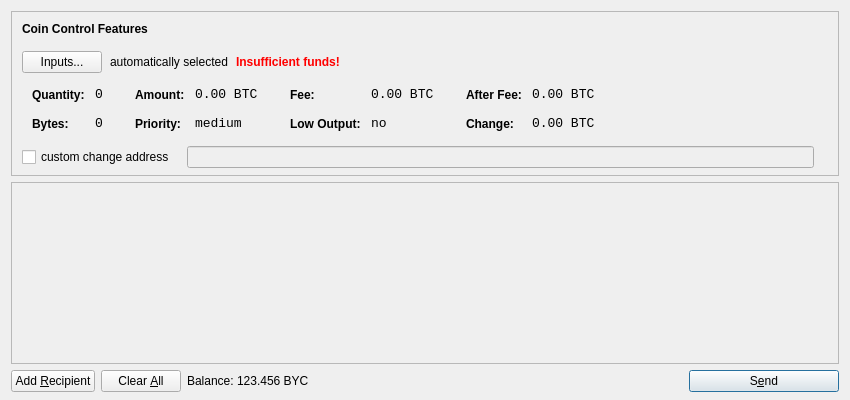
<?xml version="1.0" encoding="UTF-8"?>
<ui version="4.0">
 <class>SendCoinsDialog</class>
 <widget class="QDialog" name="SendCoinsDialog">
  <property name="geometry">
   <rect>
    <x>0</x>
    <y>0</y>
    <width>850</width>
    <height>400</height>
   </rect>
  </property>
  <property name="windowTitle">
   <string>Send Coins</string>
  </property>
  <layout class="QVBoxLayout" name="verticalLayout" stretch="0,1,0">
   <property name="bottomMargin">
    <number>8</number>
   </property>
   <item>
    <widget class="QFrame" name="frameCoinControl">
     <property name="sizePolicy">
      <sizepolicy hsizetype="Expanding" vsizetype="Expanding">
       <horstretch>0</horstretch>
       <verstretch>0</verstretch>
      </sizepolicy>
     </property>
     <property name="maximumSize">
      <size>
       <width>16777215</width>
       <height>16777215</height>
      </size>
     </property>
     <property name="frameShape">
      <enum>QFrame::StyledPanel</enum>
     </property>
     <property name="frameShadow">
      <enum>QFrame::Sunken</enum>
     </property>
     <layout class="QVBoxLayout" name="verticalLayoutCoinControl2">
      <property name="spacing">
       <number>-1</number>
      </property>
      <property name="leftMargin">
       <number>0</number>
      </property>
      <property name="topMargin">
       <number>0</number>
      </property>
      <property name="rightMargin">
       <number>0</number>
      </property>
      <property name="bottomMargin">
       <number>6</number>
      </property>
      <item>
       <layout class="QVBoxLayout" name="verticalLayoutCoinControl" stretch="0,0,0,0,1">
        <property name="spacing">
         <number>0</number>
        </property>
        <property name="leftMargin">
         <number>10</number>
        </property>
        <property name="topMargin">
         <number>10</number>
        </property>
        <item>
         <layout class="QHBoxLayout" name="horizontalLayoutCoinControl1">
          <property name="bottomMargin">
           <number>15</number>
          </property>
          <item>
           <widget class="QLabel" name="labelCoinControlFeatures">
            <property name="sizePolicy">
             <sizepolicy hsizetype="Preferred" vsizetype="Maximum">
              <horstretch>0</horstretch>
              <verstretch>0</verstretch>
             </sizepolicy>
            </property>
            <property name="font">
             <font>
              <weight>75</weight>
              <bold>true</bold>
             </font>
            </property>
            <property name="styleSheet">
             <string notr="true">font-weight:bold;</string>
            </property>
            <property name="text">
             <string>Coin Control Features</string>
            </property>
           </widget>
          </item>
         </layout>
        </item>
        <item>
         <layout class="QHBoxLayout" name="horizontalLayoutCoinControl2" stretch="0,0,0,0">
          <property name="spacing">
           <number>8</number>
          </property>
          <property name="bottomMargin">
           <number>10</number>
          </property>
          <item>
           <widget class="QPushButton" name="pushButtonCoinControl">
            <property name="styleSheet">
             <string notr="true"/>
            </property>
            <property name="text">
             <string>Inputs...</string>
            </property>
           </widget>
          </item>
          <item>
           <widget class="QLabel" name="labelCoinControlAutomaticallySelected">
            <property name="text">
             <string>automatically selected</string>
            </property>
            <property name="margin">
             <number>5</number>
            </property>
           </widget>
          </item>
          <item>
           <widget class="QLabel" name="labelCoinControlInsuffFunds">
            <property name="font">
             <font>
              <weight>75</weight>
              <bold>true</bold>
             </font>
            </property>
            <property name="styleSheet">
             <string notr="true">color:red;font-weight:bold;</string>
            </property>
            <property name="text">
             <string>Insufficient funds!</string>
            </property>
            <property name="margin">
             <number>5</number>
            </property>
           </widget>
          </item>
          <item>
           <spacer name="horizontalSpacerCoinControl">
            <property name="orientation">
             <enum>Qt::Horizontal</enum>
            </property>
            <property name="sizeHint" stdset="0">
             <size>
              <width>40</width>
              <height>1</height>
             </size>
            </property>
           </spacer>
          </item>
         </layout>
        </item>
        <item>
         <widget class="QWidget" name="widgetCoinControl" native="true">
          <property name="sizePolicy">
           <sizepolicy hsizetype="Preferred" vsizetype="Preferred">
            <horstretch>0</horstretch>
            <verstretch>0</verstretch>
           </sizepolicy>
          </property>
          <property name="minimumSize">
           <size>
            <width>0</width>
            <height>0</height>
           </size>
          </property>
          <property name="styleSheet">
           <string notr="true"/>
          </property>
          <layout class="QHBoxLayout" name="horizontalLayoutCoinControl5">
           <property name="margin">
            <number>0</number>
           </property>
           <item>
            <layout class="QHBoxLayout" name="horizontalLayoutCoinControl3" stretch="0,0,0,1">
             <property name="spacing">
              <number>20</number>
             </property>
             <property name="topMargin">
              <number>0</number>
             </property>
             <property name="bottomMargin">
              <number>10</number>
             </property>
             <item>
              <layout class="QFormLayout" name="formLayoutCoinControl1">
               <property name="horizontalSpacing">
                <number>10</number>
               </property>
               <property name="verticalSpacing">
                <number>14</number>
               </property>
               <property name="leftMargin">
                <number>10</number>
               </property>
               <property name="topMargin">
                <number>4</number>
               </property>
               <property name="rightMargin">
                <number>6</number>
               </property>
               <item row="0" column="0">
                <widget class="QLabel" name="labelCoinControlQuantityText">
                 <property name="styleSheet">
                  <string notr="true">font-weight:bold;</string>
                 </property>
                 <property name="text">
                  <string>Quantity:</string>
                 </property>
                 <property name="margin">
                  <number>0</number>
                 </property>
                </widget>
               </item>
               <item row="0" column="1">
                <widget class="QLabel" name="labelCoinControlQuantity">
                 <property name="font">
                  <font>
                   <family>Monospace</family>
                   <pointsize>10</pointsize>
                  </font>
                 </property>
                 <property name="cursor">
                  <cursorShape>IBeamCursor</cursorShape>
                 </property>
                 <property name="contextMenuPolicy">
                  <enum>Qt::ActionsContextMenu</enum>
                 </property>
                 <property name="text">
                  <string notr="true">0</string>
                 </property>
                 <property name="margin">
                  <number>0</number>
                 </property>
                 <property name="textInteractionFlags">
                  <set>Qt::LinksAccessibleByMouse|Qt::TextSelectableByKeyboard|Qt::TextSelectableByMouse</set>
                 </property>
                </widget>
               </item>
               <item row="1" column="0">
                <widget class="QLabel" name="labelCoinControlBytesText">
                 <property name="styleSheet">
                  <string notr="true">font-weight:bold;</string>
                 </property>
                 <property name="text">
                  <string>Bytes:</string>
                 </property>
                </widget>
               </item>
               <item row="1" column="1">
                <widget class="QLabel" name="labelCoinControlBytes">
                 <property name="font">
                  <font>
                   <family>Monospace</family>
                   <pointsize>10</pointsize>
                  </font>
                 </property>
                 <property name="cursor">
                  <cursorShape>IBeamCursor</cursorShape>
                 </property>
                 <property name="contextMenuPolicy">
                  <enum>Qt::ActionsContextMenu</enum>
                 </property>
                 <property name="text">
                  <string notr="true">0</string>
                 </property>
                 <property name="textInteractionFlags">
                  <set>Qt::LinksAccessibleByMouse|Qt::TextSelectableByKeyboard|Qt::TextSelectableByMouse</set>
                 </property>
                </widget>
               </item>
              </layout>
             </item>
             <item>
              <layout class="QFormLayout" name="formLayoutCoinControl2">
               <property name="horizontalSpacing">
                <number>10</number>
               </property>
               <property name="verticalSpacing">
                <number>14</number>
               </property>
               <property name="leftMargin">
                <number>6</number>
               </property>
               <property name="topMargin">
                <number>4</number>
               </property>
               <property name="rightMargin">
                <number>6</number>
               </property>
               <item row="0" column="0">
                <widget class="QLabel" name="labelCoinControlAmountText">
                 <property name="styleSheet">
                  <string notr="true">font-weight:bold;</string>
                 </property>
                 <property name="text">
                  <string>Amount:</string>
                 </property>
                 <property name="margin">
                  <number>0</number>
                 </property>
                </widget>
               </item>
               <item row="0" column="1">
                <widget class="QLabel" name="labelCoinControlAmount">
                 <property name="font">
                  <font>
                   <family>Monospace</family>
                   <pointsize>10</pointsize>
                  </font>
                 </property>
                 <property name="cursor">
                  <cursorShape>IBeamCursor</cursorShape>
                 </property>
                 <property name="contextMenuPolicy">
                  <enum>Qt::ActionsContextMenu</enum>
                 </property>
                 <property name="text">
                  <string notr="true">0.00 BTC</string>
                 </property>
                 <property name="textInteractionFlags">
                  <set>Qt::LinksAccessibleByMouse|Qt::TextSelectableByKeyboard|Qt::TextSelectableByMouse</set>
                 </property>
                </widget>
               </item>
               <item row="1" column="0">
                <widget class="QLabel" name="labelCoinControlPriorityText">
                 <property name="styleSheet">
                  <string notr="true">font-weight:bold;</string>
                 </property>
                 <property name="text">
                  <string>Priority:</string>
                 </property>
                </widget>
               </item>
               <item row="1" column="1">
                <widget class="QLabel" name="labelCoinControlPriority">
                 <property name="font">
                  <font>
                   <family>Monospace</family>
                   <pointsize>10</pointsize>
                  </font>
                 </property>
                 <property name="cursor">
                  <cursorShape>IBeamCursor</cursorShape>
                 </property>
                 <property name="contextMenuPolicy">
                  <enum>Qt::ActionsContextMenu</enum>
                 </property>
                 <property name="text">
                  <string>medium</string>
                 </property>
                 <property name="textInteractionFlags">
                  <set>Qt::LinksAccessibleByMouse|Qt::TextSelectableByKeyboard|Qt::TextSelectableByMouse</set>
                 </property>
                </widget>
               </item>
              </layout>
             </item>
             <item>
              <layout class="QFormLayout" name="formLayoutCoinControl3">
               <property name="horizontalSpacing">
                <number>10</number>
               </property>
               <property name="verticalSpacing">
                <number>14</number>
               </property>
               <property name="leftMargin">
                <number>6</number>
               </property>
               <property name="topMargin">
                <number>4</number>
               </property>
               <property name="rightMargin">
                <number>6</number>
               </property>
               <item row="0" column="0">
                <widget class="QLabel" name="labelCoinControlFeeText">
                 <property name="styleSheet">
                  <string notr="true">font-weight:bold;</string>
                 </property>
                 <property name="text">
                  <string>Fee:</string>
                 </property>
                 <property name="margin">
                  <number>0</number>
                 </property>
                </widget>
               </item>
               <item row="0" column="1">
                <widget class="QLabel" name="labelCoinControlFee">
                 <property name="font">
                  <font>
                   <family>Monospace</family>
                   <pointsize>10</pointsize>
                  </font>
                 </property>
                 <property name="cursor">
                  <cursorShape>IBeamCursor</cursorShape>
                 </property>
                 <property name="contextMenuPolicy">
                  <enum>Qt::ActionsContextMenu</enum>
                 </property>
                 <property name="text">
                  <string notr="true">0.00 BTC</string>
                 </property>
                 <property name="textInteractionFlags">
                  <set>Qt::LinksAccessibleByMouse|Qt::TextSelectableByKeyboard|Qt::TextSelectableByMouse</set>
                 </property>
                </widget>
               </item>
               <item row="1" column="0">
                <widget class="QLabel" name="labelCoinControlLowOutputText">
                 <property name="styleSheet">
                  <string notr="true">font-weight:bold;</string>
                 </property>
                 <property name="text">
                  <string>Low Output:</string>
                 </property>
                </widget>
               </item>
               <item row="1" column="1">
                <widget class="QLabel" name="labelCoinControlLowOutput">
                 <property name="font">
                  <font>
                   <family>Monospace</family>
                   <pointsize>10</pointsize>
                  </font>
                 </property>
                 <property name="cursor">
                  <cursorShape>IBeamCursor</cursorShape>
                 </property>
                 <property name="contextMenuPolicy">
                  <enum>Qt::ActionsContextMenu</enum>
                 </property>
                 <property name="text">
                  <string>no</string>
                 </property>
                 <property name="textInteractionFlags">
                  <set>Qt::LinksAccessibleByMouse|Qt::TextSelectableByKeyboard|Qt::TextSelectableByMouse</set>
                 </property>
                </widget>
               </item>
              </layout>
             </item>
             <item>
              <layout class="QFormLayout" name="formLayoutCoinControl4">
               <property name="horizontalSpacing">
                <number>10</number>
               </property>
               <property name="verticalSpacing">
                <number>14</number>
               </property>
               <property name="leftMargin">
                <number>6</number>
               </property>
               <property name="topMargin">
                <number>4</number>
               </property>
               <property name="rightMargin">
                <number>6</number>
               </property>
               <item row="0" column="0">
                <widget class="QLabel" name="labelCoinControlAfterFeeText">
                 <property name="styleSheet">
                  <string notr="true">font-weight:bold;</string>
                 </property>
                 <property name="text">
                  <string>After Fee:</string>
                 </property>
                 <property name="margin">
                  <number>0</number>
                 </property>
                </widget>
               </item>
               <item row="0" column="1">
                <widget class="QLabel" name="labelCoinControlAfterFee">
                 <property name="font">
                  <font>
                   <family>Monospace</family>
                   <pointsize>10</pointsize>
                  </font>
                 </property>
                 <property name="cursor">
                  <cursorShape>IBeamCursor</cursorShape>
                 </property>
                 <property name="contextMenuPolicy">
                  <enum>Qt::ActionsContextMenu</enum>
                 </property>
                 <property name="text">
                  <string notr="true">0.00 BTC</string>
                 </property>
                 <property name="textInteractionFlags">
                  <set>Qt::LinksAccessibleByMouse|Qt::TextSelectableByKeyboard|Qt::TextSelectableByMouse</set>
                 </property>
                </widget>
               </item>
               <item row="1" column="0">
                <widget class="QLabel" name="labelCoinControlChangeText">
                 <property name="styleSheet">
                  <string notr="true">font-weight:bold;</string>
                 </property>
                 <property name="text">
                  <string>Change:</string>
                 </property>
                </widget>
               </item>
               <item row="1" column="1">
                <widget class="QLabel" name="labelCoinControlChange">
                 <property name="font">
                  <font>
                   <family>Monospace</family>
                   <pointsize>10</pointsize>
                  </font>
                 </property>
                 <property name="cursor">
                  <cursorShape>IBeamCursor</cursorShape>
                 </property>
                 <property name="contextMenuPolicy">
                  <enum>Qt::ActionsContextMenu</enum>
                 </property>
                 <property name="text">
                  <string notr="true">0.00 BTC</string>
                 </property>
                 <property name="textInteractionFlags">
                  <set>Qt::LinksAccessibleByMouse|Qt::TextSelectableByKeyboard|Qt::TextSelectableByMouse</set>
                 </property>
                </widget>
               </item>
              </layout>
             </item>
            </layout>
           </item>
          </layout>
         </widget>
        </item>
        <item>
         <layout class="QHBoxLayout" name="horizontalLayoutCoinControl4" stretch="0,0,0">
          <property name="spacing">
           <number>12</number>
          </property>
          <property name="sizeConstraint">
           <enum>QLayout::SetDefaultConstraint</enum>
          </property>
          <property name="topMargin">
           <number>5</number>
          </property>
          <property name="rightMargin">
           <number>5</number>
          </property>
          <item>
           <widget class="QCheckBox" name="checkBoxCoinControlChange">
            <property name="text">
             <string>custom change address</string>
            </property>
           </widget>
          </item>
          <item>
           <widget class="QLineEdit" name="lineEditCoinControlChange">
            <property name="enabled">
             <bool>false</bool>
            </property>
            <property name="sizePolicy">
             <sizepolicy hsizetype="Expanding" vsizetype="Fixed">
              <horstretch>0</horstretch>
              <verstretch>0</verstretch>
             </sizepolicy>
            </property>
           </widget>
          </item>
          <item>
           <widget class="QLabel" name="labelCoinControlChangeLabel">
            <property name="sizePolicy">
             <sizepolicy hsizetype="Preferred" vsizetype="Expanding">
              <horstretch>0</horstretch>
              <verstretch>0</verstretch>
             </sizepolicy>
            </property>
            <property name="minimumSize">
             <size>
              <width>0</width>
              <height>0</height>
             </size>
            </property>
            <property name="text">
             <string/>
            </property>
            <property name="margin">
             <number>3</number>
            </property>
           </widget>
          </item>
         </layout>
        </item>
        <item>
         <spacer name="verticalSpacerCoinControl">
          <property name="orientation">
           <enum>Qt::Vertical</enum>
          </property>
          <property name="sizeHint" stdset="0">
           <size>
            <width>800</width>
            <height>1</height>
           </size>
          </property>
         </spacer>
        </item>
       </layout>
      </item>
     </layout>
    </widget>
   </item>
   <item>
    <widget class="QScrollArea" name="scrollArea">
     <property name="widgetResizable">
      <bool>true</bool>
     </property>
     <widget class="QWidget" name="scrollAreaWidgetContents">
      <property name="geometry">
       <rect>
        <x>0</x>
        <y>0</y>
        <width>830</width>
        <height>165</height>
       </rect>
      </property>
      <layout class="QVBoxLayout" name="verticalLayout_2">
       <property name="margin">
        <number>0</number>
       </property>
       <item>
        <layout class="QVBoxLayout" name="entries">
         <property name="spacing">
          <number>6</number>
         </property>
        </layout>
       </item>
       <item>
        <spacer name="verticalSpacer">
         <property name="orientation">
          <enum>Qt::Vertical</enum>
         </property>
         <property name="sizeHint" stdset="0">
          <size>
           <width>20</width>
           <height>40</height>
          </size>
         </property>
        </spacer>
       </item>
      </layout>
     </widget>
    </widget>
   </item>
   <item>
    <layout class="QHBoxLayout" name="horizontalLayout">
     <item>
      <widget class="QPushButton" name="addButton">
       <property name="toolTip">
        <string>Send to multiple recipients at once</string>
       </property>
       <property name="text">
        <string>Add &amp;Recipient</string>
       </property>
       <property name="icon">
        <iconset resource="../bitcoin.qrc">
         <normaloff>:/icons/add</normaloff>:/icons/add</iconset>
       </property>
       <property name="autoDefault">
        <bool>false</bool>
       </property>
      </widget>
     </item>
     <item>
      <widget class="QPushButton" name="clearButton">
       <property name="sizePolicy">
        <sizepolicy hsizetype="Minimum" vsizetype="Fixed">
         <horstretch>0</horstretch>
         <verstretch>0</verstretch>
        </sizepolicy>
       </property>
       <property name="toolTip">
        <string>Remove all transaction fields</string>
       </property>
       <property name="text">
        <string>Clear &amp;All</string>
       </property>
       <property name="icon">
        <iconset resource="../bitcoin.qrc">
         <normaloff>:/icons/remove</normaloff>:/icons/remove</iconset>
       </property>
       <property name="autoRepeatDelay">
        <number>300</number>
       </property>
       <property name="autoDefault">
        <bool>false</bool>
       </property>
      </widget>
     </item>
     <item>
      <layout class="QHBoxLayout" name="horizontalLayout_2">
       <property name="spacing">
        <number>3</number>
       </property>
       <item>
        <widget class="QLabel" name="label">
         <property name="text">
          <string>Balance:</string>
         </property>
        </widget>
       </item>
       <item>
        <widget class="QLabel" name="labelBalance">
         <property name="cursor">
          <cursorShape>IBeamCursor</cursorShape>
         </property>
         <property name="text">
          <string>123.456 BYC</string>
         </property>
         <property name="textInteractionFlags">
          <set>Qt::LinksAccessibleByMouse|Qt::TextSelectableByKeyboard|Qt::TextSelectableByMouse</set>
         </property>
        </widget>
       </item>
      </layout>
     </item>
     <item>
      <spacer name="horizontalSpacer">
       <property name="orientation">
        <enum>Qt::Horizontal</enum>
       </property>
       <property name="sizeHint" stdset="0">
        <size>
         <width>40</width>
         <height>20</height>
        </size>
       </property>
      </spacer>
     </item>
     <item>
      <widget class="QPushButton" name="sendButton">
       <property name="minimumSize">
        <size>
         <width>150</width>
         <height>0</height>
        </size>
       </property>
       <property name="toolTip">
        <string>Confirm the send action</string>
       </property>
       <property name="text">
        <string>S&amp;end</string>
       </property>
       <property name="icon">
        <iconset resource="../bitcoin.qrc">
         <normaloff>:/icons/send</normaloff>:/icons/send</iconset>
       </property>
       <property name="default">
        <bool>true</bool>
       </property>
      </widget>
     </item>
    </layout>
   </item>
  </layout>
 </widget>
 <resources>
  <include location="../bitcoin.qrc"/>
 </resources>
 <connections/>
</ui>
